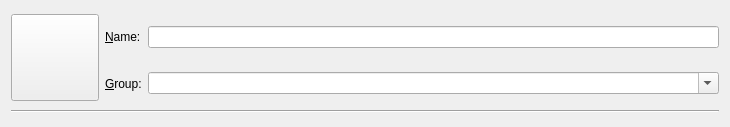
<?xml version="1.0" encoding="UTF-8"?>
<ui version="4.0">
 <class>NewInstanceDialog</class>
 <widget class="QDialog" name="NewInstanceDialog">
  <property name="windowModality">
   <enum>Qt::WindowModal</enum>
  </property>
  <property name="geometry">
   <rect>
    <x>0</x>
    <y>0</y>
    <width>730</width>
    <height>127</height>
   </rect>
  </property>
  <property name="windowTitle">
   <string>New Instance</string>
  </property>
  <property name="windowIcon">
   <iconset>
    <normaloff>:/icons/toolbar/new</normaloff>:/icons/toolbar/new</iconset>
  </property>
  <property name="modal">
   <bool>true</bool>
  </property>
  <layout class="QVBoxLayout" name="verticalLayout">
   <item>
    <layout class="QGridLayout" name="gridLayout_2">
     <item row="1" column="2">
      <widget class="QComboBox" name="groupBox">
       <property name="editable">
        <bool>true</bool>
       </property>
      </widget>
     </item>
     <item row="1" column="1">
      <widget class="QLabel" name="groupLabel">
       <property name="text">
        <string>&amp;Group:</string>
       </property>
       <property name="buddy">
        <cstring>groupBox</cstring>
       </property>
      </widget>
     </item>
     <item row="0" column="2">
      <widget class="QLineEdit" name="instNameTextBox"/>
     </item>
     <item row="0" column="1">
      <widget class="QLabel" name="nameLabel">
       <property name="text">
        <string>&amp;Name:</string>
       </property>
       <property name="buddy">
        <cstring>instNameTextBox</cstring>
       </property>
      </widget>
     </item>
     <item row="0" column="0" rowspan="2">
      <widget class="QToolButton" name="iconButton">
       <property name="iconSize">
        <size>
         <width>80</width>
         <height>80</height>
        </size>
       </property>
      </widget>
     </item>
    </layout>
   </item>
   <item>
    <widget class="Line" name="line">
     <property name="orientation">
      <enum>Qt::Horizontal</enum>
     </property>
    </widget>
   </item>
  </layout>
 </widget>
 <tabstops>
  <tabstop>iconButton</tabstop>
  <tabstop>instNameTextBox</tabstop>
  <tabstop>groupBox</tabstop>
 </tabstops>
 <resources/>
 <connections/>
</ui>
